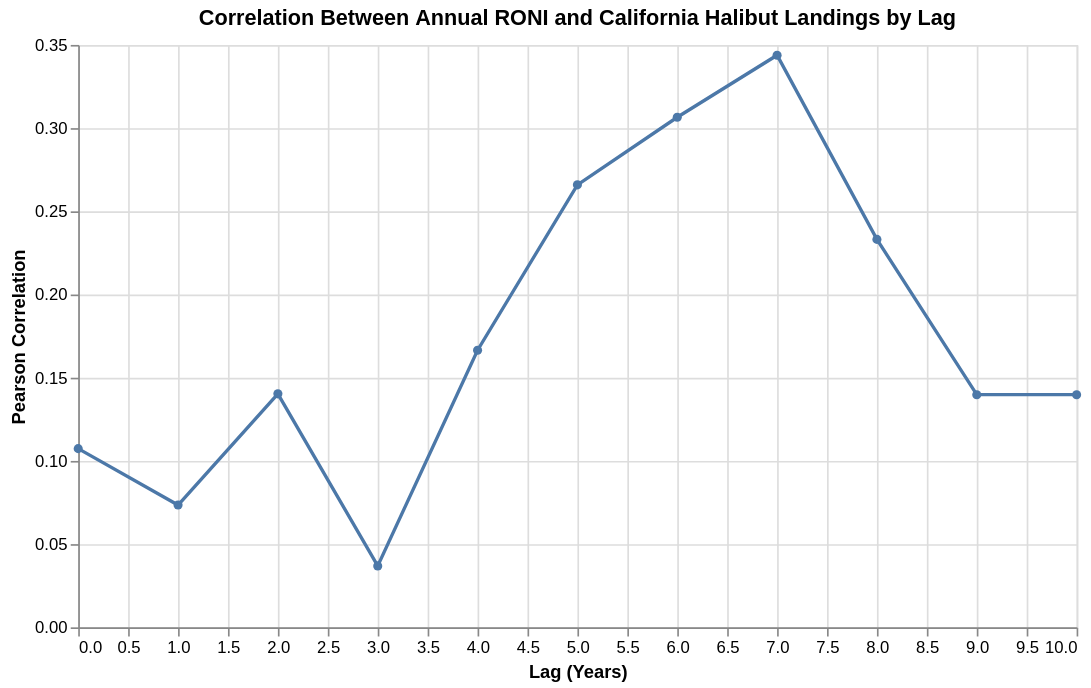

The notebook cell saved with this chart:
### Code cell
alt.Chart(corr_df).mark_line(point=True).encode(
    x=alt.X("Lag:Q", title="Lag (Years)"),
    y=alt.Y("Correlation:Q", title="Pearson Correlation")
).properties(
    title="Correlation Between Annual RONI and California Halibut Landings by Lag",
    width=600,
    height=350
)

### Figure 1 — Vega-Lite specification as saved in the notebook (floating-point values rounded to 4 significant figures)
{"config": {"view": {"continuousWidth": 300, "continuousHeight": 300}}, "data": {"name": "data-d3929e7d7847f42f1491de57f79ed39d"}, "mark": {"type": "line", "point": true}, "encoding": {"x": {"field": "Lag", "title": "Lag (Years)", "type": "quantitative"}, "y": {"field": "Correlation", "title": "Pearson Correlation", "type": "quantitative"}}, "height": 350, "title": "Correlation Between Annual RONI and California Halibut Landings by Lag", "width": 600, "$schema": "https://vega.github.io/schema/vega-lite/v6.4.1.json", "datasets": {"data-d3929e7d7847f42f1491de57f79ed39d": [{"Lag": 0, "Correlation": 0.1074}, {"Lag": 1, "Correlation": 0.0735}, {"Lag": 2, "Correlation": 0.1403}, {"Lag": 3, "Correlation": 0.03691}, {"Lag": 4, "Correlation": 0.1665}, {"Lag": 5, "Correlation": 0.2659}, {"Lag": 6, "Correlation": 0.3065}, {"Lag": 7, "Correlation": 0.3438}, {"Lag": 8, "Correlation": 0.2331}, {"Lag": 9, "Correlation": 0.1398}, {"Lag": 10, "Correlation": 0.1398}]}}
